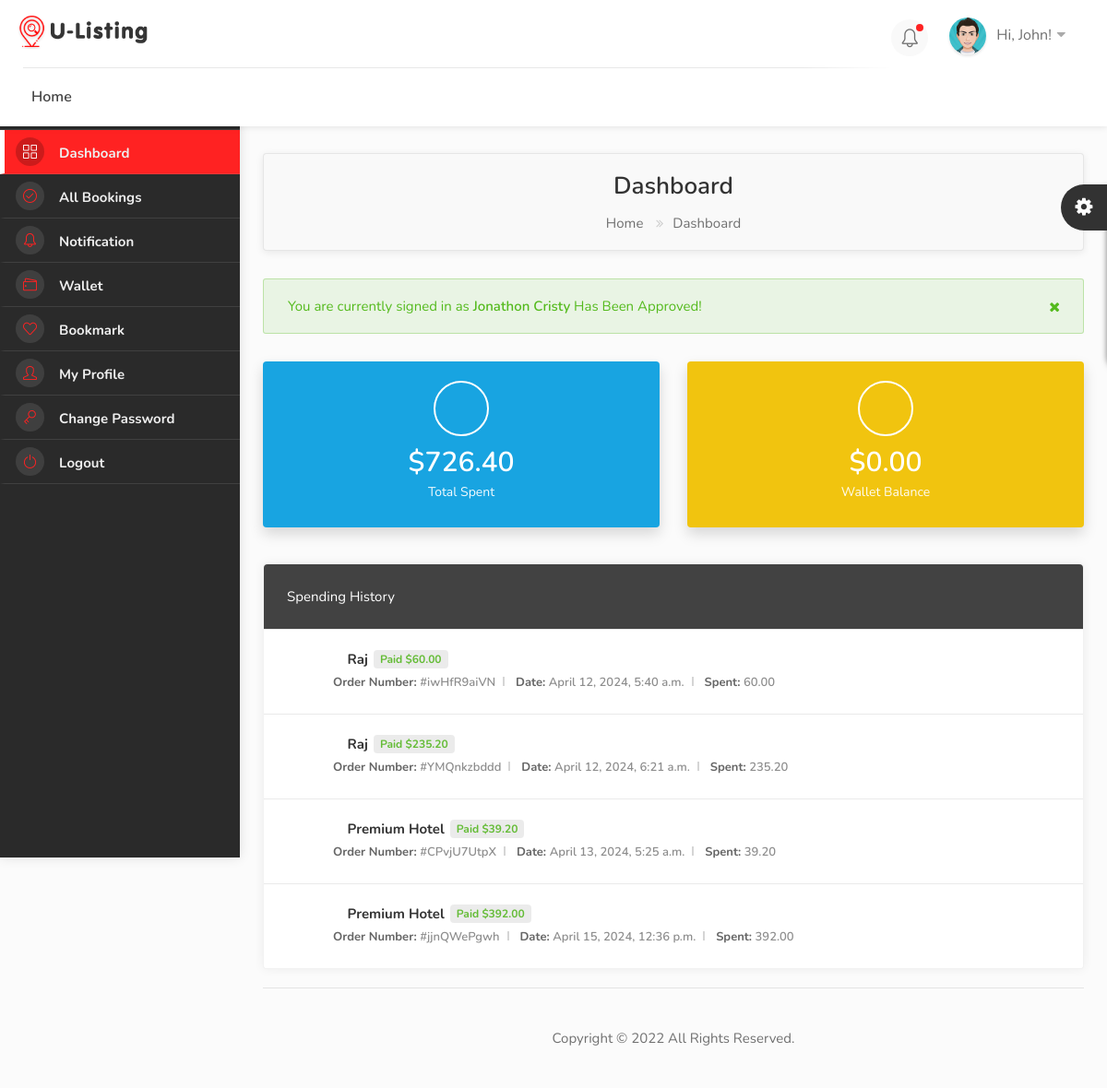
The page /dashboard/wallet/ (signed in) on the database its author committed.
### userauths/models.py (models this page shows, shortened)
class Profile(models.Model):
    pid = ShortUUIDField(length=7, max_length=25)
    image = models.FileField(upload_to=user_directory_path, default="default.jpg", null=True, blank=True)
    user = models.OneToOneField(User, on_delete=models.CASCADE, related_name="profile")
    full_name = models.CharField(max_length=100, null=True, blank=True)
    phone = models.CharField(max_length=100, null=True, blank=True)
    gender = models.CharField(max_length=20, choices=GENDER, default="Other")
    country = models.CharField(max_length=100, null=True, blank=True)
    city = models.CharField(max_length=100, null=True, blank=True)
    state = models.CharField(max_length=100, null=True, blank=True)
    address = models.CharField(max_length=200, null=True, blank=True)
    identity_type = models.CharField(max_length=200, choices=IDENTITY_TYPE, null=True, blank=True)
    identity_image = models.FileField(upload_to=user_directory_path, default="id.jpg", null=True, blank=True)
    facebook = models.URLField(max_length=100, null=True, blank=True)
    twitter = models.URLField(max_length=100, null=True, blank=True)
    wallet = models.DecimalField(max_digits=12, decimal_places=2, default=0.00)
    verified = models.BooleanField(default=False)
    date = models.DateTimeField(auto_now_add=True)
    class Meta:
        ordering = ['-date']

### hotel/models.py (models this page shows, shortened)
class Booking(models.Model):
    user = models.ForeignKey(User, on_delete=models.SET_NULL, null=True, blank=True)
    payment_status = models.CharField(max_length=100, choices=PAYMENT_STATUS)
    coupons = models.ManyToManyField('hotel.Coupon', blank=True)
    full_name = models.CharField(max_length=100)
    email = models.CharField(max_length=100)
    phone = models.CharField(max_length=100)
    hotel = models.ForeignKey(Hotel, on_delete=models.SET_NULL, null=True, blank=True)
    room_type = models.ForeignKey(RoomType, on_delete=models.SET_NULL, null=True, blank=True)
    room = models.ManyToManyField(Room)
    before_discount = models.DecimalField(max_digits=12, decimal_places=2, default=0.00)
    total = models.DecimalField(max_digits=12, decimal_places=2, default=0.00)
    saved = models.DecimalField(max_digits=12, decimal_places=2, default=0.00)
    check_in_date = models.DateField()
    check_out_date = models.DateField()
    total_days = models.PositiveIntegerField(default=0)
    num_adults = models.PositiveIntegerField(default=1)
    num_children = models.PositiveIntegerField(default=0)
    checked_in = models.BooleanField(default=False)
    checked_out = models.BooleanField(default=False)
    is_active = models.BooleanField(default=False)
    checked_in_tracker = models.BooleanField(default=False)
    checked_out_tracker = models.BooleanField(default=False)
    bid = ShortUUIDField(unique=True, length=10, max_length=20)
    date = models.DateTimeField(auto_now_add=True)
    stripe_payment_intent = models.CharField(max_length=200, null=True, blank=True)
    success_id = ShortUUIDField(length=10, max_length=20, null=True, blank=True)
    booking_id = ShortUUIDField(unique=True, length=10, max_length=20)

class Hotel(models.Model):
    user = models.ForeignKey(User, on_delete=models.SET_NULL, null=True)
    name = models.CharField(max_length=100, null=True, blank=True)
    description = CKEditor5Field(null=True, blank=True, config_name="extends")
    image = models.FileField(upload_to="hotel_gallery")
    address = models.CharField(max_length=200)
    mobile = models.CharField(max_length=200)
    email = models.CharField(max_length=100)
    status = models.CharField(max_length=20, choices=HOTEL_STATUS, default="Live")
    tags = TaggableManager(blank=True)
    views = models.IntegerField(default=0)
    featured = models.BooleanField(default=False)
    hid = ShortUUIDField(unique=True, length=10, max_length=20)
    slug = models.SlugField(unique=True)
    date = models.DateTimeField(auto_now_add=True)
    def hotel_gallery(self):
        return HotelGallery.objects.filter(hotel=self)

### user_dashboard/views.py (the view)
# urls.py: path("wallet/", views.wallet, name="wallet"),
@login_required
def wallet(request):
    booking = Booking.objects.filter(user=request.user, payment_status="Paid")
    total_spent = Booking.objects.filter(user=request.user, payment_status="Paid").aggregate(amount=models.Sum("total"))
    wallet_balance = request.user.profile.wallet
    context = {
        "booking": booking,
        "total_spent": total_spent,
        "wallet_balance": wallet_balance,
    }
    return render(request, "user_dashboard/wallet.html", context)

### templates/user_dashboard/wallet.html
{% extends 'partials/dashboard_base.html' %}
{% load static %}
{% block content %}
<div class="utf_dashboard_content">
    <div id="titlebar" class="dashboard_gradient">
        <div class="row">
            <div class="col-md-12">
                <h2>Dashboard</h2>
                <nav id="breadcrumbs">
                    <ul>
                        <li><a href="/">Home</a></li>
                        <li>Dashboard</li>
                    </ul>
                </nav>
            </div>
        </div>
    </div>
    <div class="row">
        <div class="col-md-12">
            <div class="notification success closeable margin-bottom-30">
                <p>You are currently signed in as <strong>Jonathon Cristy</strong> Has Been Approved!</p>
                <a class="close" href="#"></a>
            </div>
        </div>
    </div>
    <div class="row">
        <div class="col-lg-6 col-md-6">
            <div class="utf_dashboard_stat color-2">
                <div class="utf_dashboard_stat_content">
                    <h4>${{ total_spent.amount|floatformat:2 }}</h4>
                    <span>Total Spent</span>
                </div>
                <div class="utf_dashboard_stat_icon"><i class="im im-icon-Dollar-Sign2"></i></div>
            </div>
        </div>
        <div class="col-lg-6 col-md-6">
            <div class="utf_dashboard_stat color-3">
                <div class="utf_dashboard_stat_content">
                    <h4>${{ wallet_balance|floatformat:2}}</h4>
                    <span>Wallet Balance</span>
                </div>
                <div class="utf_dashboard_stat_icon"><i class="im im-icon-Wallet-2"></i></div>
            </div>
        </div>
    </div>
    <div class="row">
        <div class="col-lg-12 col-md-12 mb-4">
            <div class="utf_dashboard_list_box invoices with-icons margin-top-20">
                <h4>Spending History</h4>
                <ul>
                    {% for b in booking %}
                        <li>
                            <i class="im im-icon-Receipt"></i>
                            <strong>{{b.hotel.name}} <span class="paid">{{b.payment_status}} ${{b.total}}</span></strong>
                            <ul>
                                <li><span>Order Number: </span> #{{b.booking_id}}</li>
                                <li><span>Date: </span> {{b.date}}</li>
                                <li><span>Spent: </span> {{b.total}}</li>
                            </ul>
                        </li>
                    {% endfor %}
                </ul>
            </div>
        </div>
        <div class="col-md-12">
            <div class="footer_copyright_part">Copyright © 2022 All Rights Reserved.</div>
        </div>
    </div>
</div>
{% endblock content %}

### static/css/mmenu.css (style rules this page uses)
:root { --mm-line-height:20px; --mm-listitem-size:44px; --mm-navbar-size:44px; --mm-offset-top:0; --mm-offset-right:0; --mm-offset-bottom:0; --mm-offset-left:0; --mm-color-border:rgba(0, 0, 0, 0.1); --mm-color-button:rgba(0, 0, 0, 0.3); --mm-color-text:rgba(0, 0, 0, 0.75); --mm-color-text-dimmed:rgba(0, 0, 0, 0.3); --mm-color-background:#f3f3f3; --mm-color-background-highlight:rgba(0, 0, 0, 0.05); --mm-color-background-emphasis:rgba(255, 255, 255, 0.4); --mm-shadow:0 0 10px rgba(0, 0, 0, 0.3) }

### static/css/style.css (style rules this page uses)
body { color: #707070; font-size: 15px; line-height: 28px; background-color: #fff; }
body p { font-size: 16px; line-height: 28px; }
body, h1, h2, h3, h4, h5, h6, input[type="text"], input[type="password"], input[type="email"], textarea, select, input[type="button"], input[type="submit"], button, #tiptip_content, .map-box p, .map-box div, .numerical-rating .utf_counter_star_rating, body .nav_responsive i.menu-trigger:after { font-family:'Nunito', sans-serif; text-transform: none; }
h1, h2, h3, h4, h5, h6 { color: #323232; }
* { margin: 0px; padding: 0px; box-sizing: border-box; }
ul, li { margin: 0px; list-style-type: none; }

### rows shown on the page
Profile: wallet "0.00"
Booking: hotel.name "Raj", payment_status "Paid", total "60.00", booking_id "iwHfR9aiVN", date "April 12, 2024, 5:40 a.m."
Booking: hotel.name "Raj", payment_status "Paid", total "235.20", booking_id "YMQnkzbddd", date "April 12, 2024, 6:21 a.m."
Booking: hotel.name "Premium Hotel", payment_status "Paid", total "39.20", booking_id "CPvjU7UtpX", date "April 13, 2024, 5:25 a.m."
Booking: hotel.name "Premium Hotel", payment_status "Paid", total "392.00", booking_id "jjnQWePgwh", date "April 15, 2024, 12:36 p.m."

### other values the page prints
{{ total_spent.amount|floatformat:2 }} "726.40"
